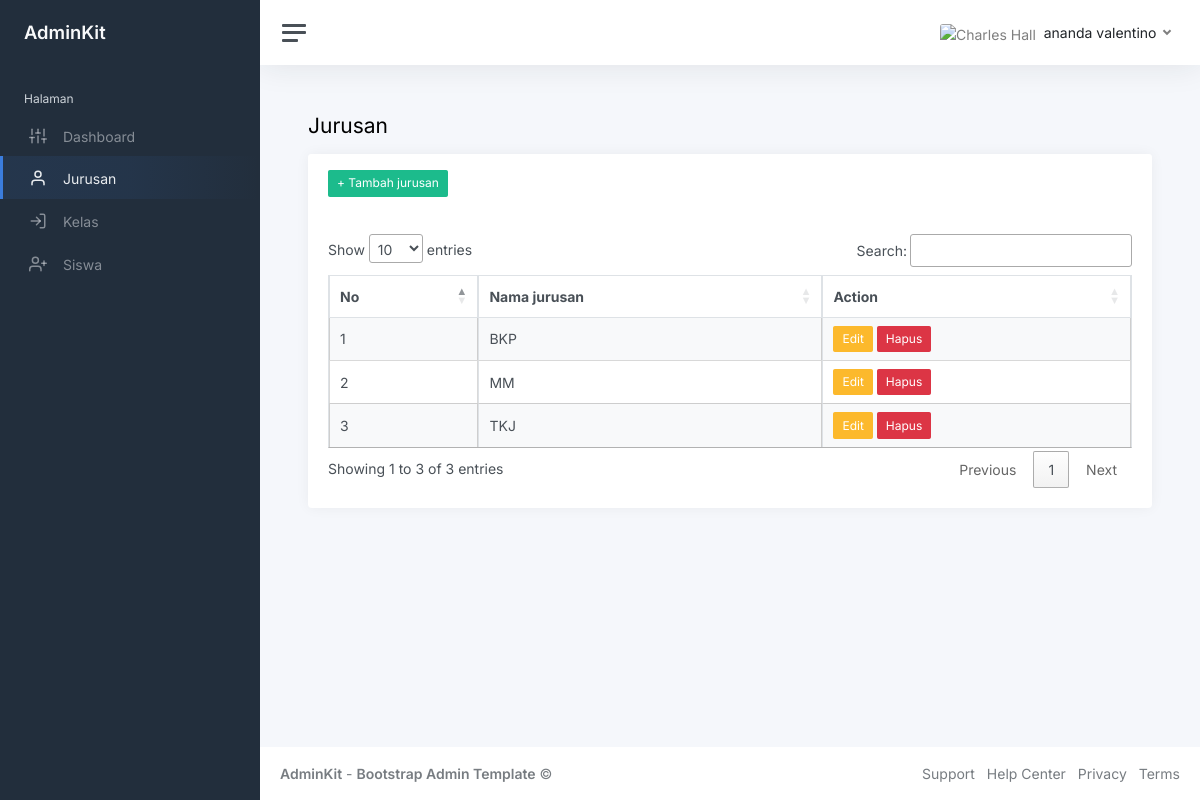
Page /index.php?page=jurusan (signed in) on the committed database.
### tables this page shows
CREATE TABLE `jurusan` (
  `id_jurusan` int(11) NOT NULL,
  `nama_jurusan` varchar(8) NOT NULL
);

### jurusan.php (the view, shortened to what this page needs)
<h1 class="h3 mb-3">Jurusan</h1>
<div class="row">
    <div class="col-12">
        <div class="card flex-fill">
            <div class="card-header">
                <a href="?page=tambah-jurusan" class="btn btn-success btn-sm">+ Tambah jurusan</a>
            </div>
            <div class="card-body">
                <table class="table table-bordered table-striped table-hover cell-border" id="jurusan">
                    <thead>
                        <tr>
                            <th>No</th>
                            <th>Nama jurusan</th>
                            <th>Action</th>
                        </tr>
                    </thead>
                    <tbody>
                        <?php
                        $i = 1;
                        $query = mysqli_query($koneksi, "SELECT * FROM jurusan");
                        while ($data = mysqli_fetch_array($query)) {
                        ?>
                            <tr>
                                <td><?php echo $i ?></td>
                                <td><?php echo $data['nama_jurusan'] ?></td>
                                <td>
                                    <a href="?page=edit-jurusan&id=<?php echo $data['id_jurusan'] ?>" class="btn btn-warning btn-sm">Edit</a>
                                    <a href="?page=hapus-jurusan&id=<?php echo $data['id_jurusan'] ?>" class="btn btn-danger btn-sm">Hapus</a>
                                </td>
                            </tr>
                        <?php
                            $i++;
                        }
                        ?>
                    </tbody>
                </table>
            </div>
        </div>
    </div>

### rows in the picture
jurusan: nama_jurusan "BKP"
jurusan: nama_jurusan "MM"
jurusan: nama_jurusan "TKJ"

### other values in the picture
$_SESSION['user']['nama_lengkap'] "ananda valentino"
